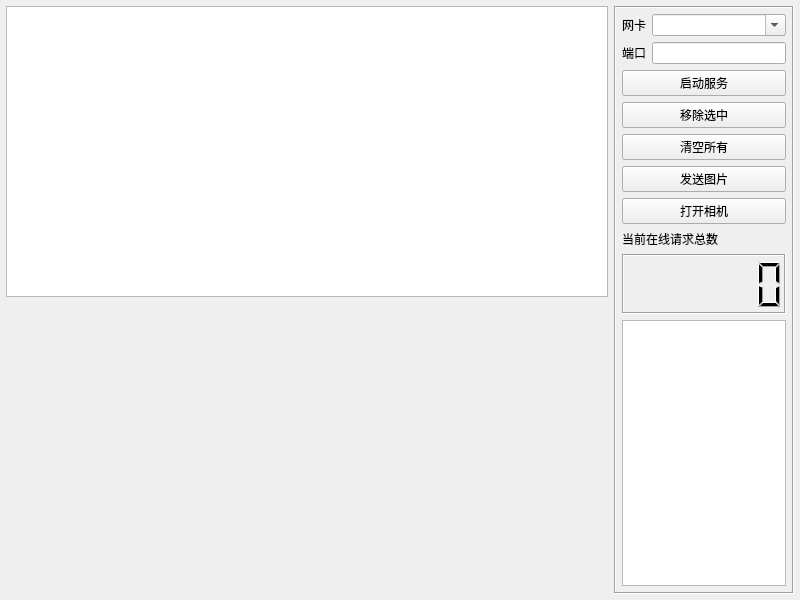
<?xml version="1.0" encoding="UTF-8"?>
<ui version="4.0">
 <class>frmImagePush</class>
 <widget class="QWidget" name="frmImagePush">
  <property name="geometry">
   <rect>
    <x>0</x>
    <y>0</y>
    <width>800</width>
    <height>600</height>
   </rect>
  </property>
  <property name="windowTitle">
   <string>Form</string>
  </property>
  <layout class="QGridLayout" name="gridLayout">
   <property name="leftMargin">
    <number>6</number>
   </property>
   <property name="topMargin">
    <number>6</number>
   </property>
   <property name="rightMargin">
    <number>6</number>
   </property>
   <property name="bottomMargin">
    <number>6</number>
   </property>
   <property name="spacing">
    <number>6</number>
   </property>
   <item row="0" column="0">
    <widget class="QTableWidget" name="tableWidget"/>
   </item>
   <item row="0" column="1" rowspan="2">
    <widget class="QFrame" name="frameRight">
     <property name="minimumSize">
      <size>
       <width>180</width>
       <height>0</height>
      </size>
     </property>
     <property name="maximumSize">
      <size>
       <width>180</width>
       <height>16777215</height>
      </size>
     </property>
     <property name="frameShape">
      <enum>QFrame::Box</enum>
     </property>
     <property name="frameShadow">
      <enum>QFrame::Sunken</enum>
     </property>
     <layout class="QGridLayout" name="gridLayout1">
      <property name="leftMargin">
       <number>6</number>
      </property>
      <property name="topMargin">
       <number>6</number>
      </property>
      <property name="rightMargin">
       <number>6</number>
      </property>
      <property name="bottomMargin">
       <number>6</number>
      </property>
      <property name="spacing">
       <number>6</number>
      </property>
      <item row="7" column="0" colspan="2">
       <widget class="QLCDNumber" name="lcdNumber">
        <property name="minimumSize">
         <size>
          <width>0</width>
          <height>60</height>
         </size>
        </property>
        <property name="frameShadow">
         <enum>QFrame::Sunken</enum>
        </property>
        <property name="digitCount">
         <number>6</number>
        </property>
        <property name="intValue" stdset="0">
         <number>0</number>
        </property>
       </widget>
      </item>
      <item row="8" column="0" colspan="2">
       <widget class="QTextEdit" name="txtHttpAddr"/>
      </item>
      <item row="6" column="0" colspan="2">
       <widget class="QLabel" name="label">
        <property name="text">
         <string>当前在线请求总数</string>
        </property>
       </widget>
      </item>
      <item row="3" column="0" colspan="2">
       <widget class="QPushButton" name="btnClear">
        <property name="text">
         <string>清空所有</string>
        </property>
       </widget>
      </item>
      <item row="2" column="0" colspan="2">
       <widget class="QPushButton" name="btnRemove">
        <property name="text">
         <string>移除选中</string>
        </property>
       </widget>
      </item>
      <item row="0" column="0" colspan="2">
       <widget class="QWidget" name="widgetPara" native="true">
        <layout class="QGridLayout" name="gridLayout2">
         <property name="leftMargin">
          <number>0</number>
         </property>
         <property name="topMargin">
          <number>0</number>
         </property>
         <property name="rightMargin">
          <number>0</number>
         </property>
         <property name="bottomMargin">
          <number>0</number>
         </property>
         <item row="1" column="1">
          <widget class="QLineEdit" name="txtListenPort"/>
         </item>
         <item row="1" column="0">
          <widget class="QLabel" name="labListenPort">
           <property name="text">
            <string>端口</string>
           </property>
          </widget>
         </item>
         <item row="0" column="0">
          <widget class="QLabel" name="txtListenIP">
           <property name="text">
            <string>网卡</string>
           </property>
          </widget>
         </item>
         <item row="0" column="1">
          <widget class="QComboBox" name="cboxListenIP">
           <property name="editable">
            <bool>true</bool>
           </property>
          </widget>
         </item>
        </layout>
       </widget>
      </item>
      <item row="5" column="0" colspan="2">
       <widget class="QPushButton" name="btnOpenCamera">
        <property name="text">
         <string>打开相机</string>
        </property>
       </widget>
      </item>
      <item row="1" column="0" colspan="2">
       <widget class="QPushButton" name="btnStart">
        <property name="text">
         <string>启动服务</string>
        </property>
       </widget>
      </item>
      <item row="4" column="0" colspan="2">
       <widget class="QPushButton" name="btnSendImage">
        <property name="text">
         <string>发送图片</string>
        </property>
       </widget>
      </item>
     </layout>
    </widget>
   </item>
   <item row="1" column="0">
    <widget class="QWidget" name="widget" native="true">
     <property name="sizePolicy">
      <sizepolicy hsizetype="Preferred" vsizetype="Expanding">
       <horstretch>0</horstretch>
       <verstretch>0</verstretch>
      </sizepolicy>
     </property>
    </widget>
   </item>
  </layout>
 </widget>
 <resources/>
 <connections/>
</ui>
